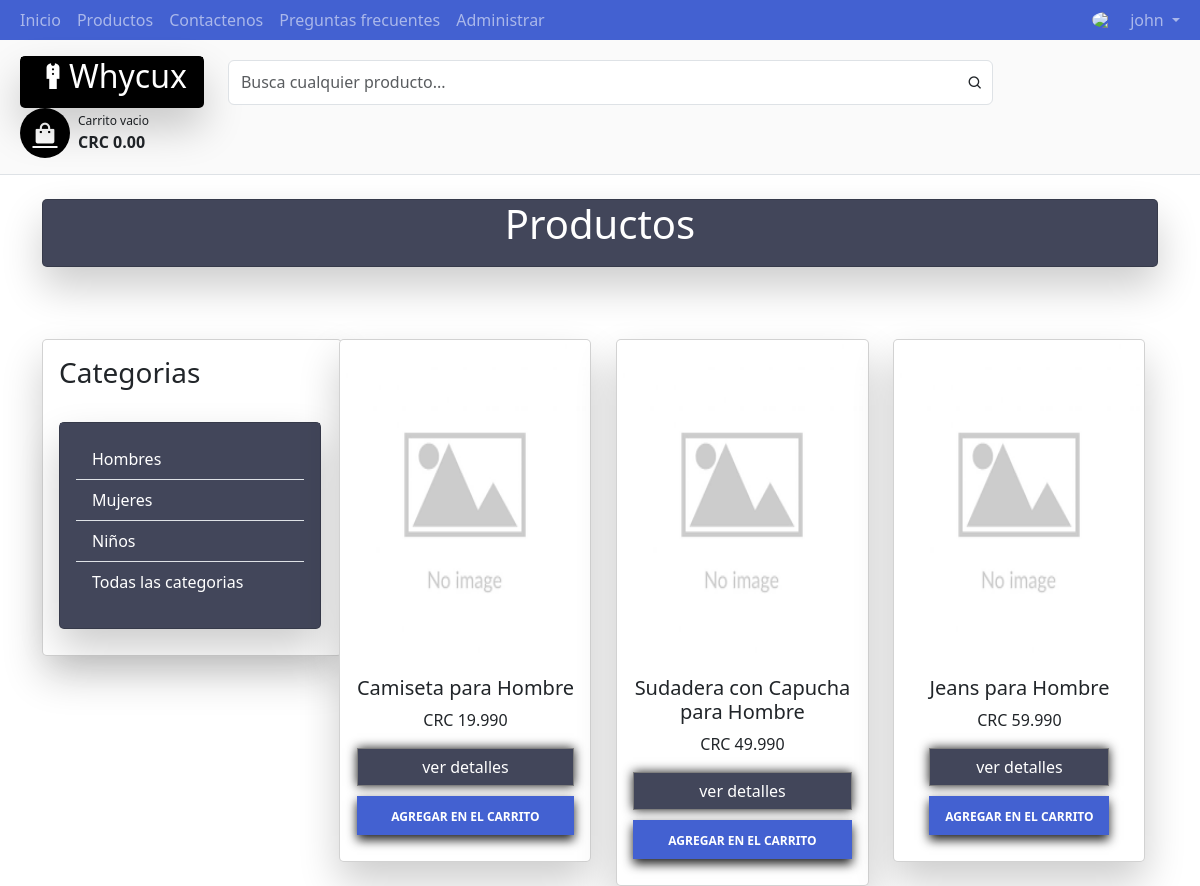
The page /products.php?category_id=1 (signed in) on the database its author committed.
### tables this page shows
CREATE TABLE categories (
    category_id INT(11) NOT NULL AUTO_INCREMENT,
    name VARCHAR(255) NOT NULL,
    PRIMARY KEY (category_id)
);

CREATE TABLE products (
    product_id INT(11) NOT NULL AUTO_INCREMENT,
    name VARCHAR(255) NOT NULL,
    description TEXT,
    price DECIMAL(10, 3) NOT NULL,
    category_id INT(11),
    image VARCHAR(255) DEFAULT 'assets/no_image.png',
    PRIMARY KEY (product_id)
);

### DAL/categories.php (called while the page is built, shortened)
<?php
function getAllCategories()
{
    $connection = Conecta();
    $response = $connection->query("select * from categories");
    return $response;
}
function getProductsByCategory($category_id)
{
    $connection = Conecta();
    $sql = "SELECT * FROM products WHERE category_id = $category_id";
    $response = $connection->query($sql);
    return $response;
}

### components/cardProduct/cardProduct.php (the view, shortened to what this page needs)
<link rel="stylesheet" type="text/css" href="components/cardProduct/card.css">
<link rel="stylesheet" type="text/css" href="components/navbar/navbar.css">
<?php
require_once 'DAL/products.php';
require_once 'DAL/categories.php';
if (!isset($_GET['category_id'])) {
    $products = getAllProducts();
} else {
    $category_id = $_GET['category_id'];
    $products = getProductsByCategory($category_id);
}
$user_id = $_SESSION['user']['user_id'];
$cart = null;
if (!isset($_SESSION['cart'])) {
    $cart = createCart($user_id);
} else {
    $cart = $_SESSION['cart'];
}
$cart_id = $cart['cart_id'];
echo "<div class='container-fluid'>";
echo "<div class='row'>";
if ($products->num_rows > 0) {
    while ($row = $products->fetch_assoc()) {
        echo "<div class='col-md-4'>";
        echo  "  <div class='card mx-auto col-md-3 col-10 mt-5'>";
        echo  "  <img class='mx-auto img-thumbnail' src='{$row['image']}' width='250px' height='auto' style='min-height:320px;' />";
        echo  "  <div class='card-body text-center mx-auto'>";
        echo  "      <div class='cvp'>";
        echo  "          <h5 class='card-title font-weight-bold'>{$row['name']}</h5>";
        echo  "      <p class='card-text'>CRC  {$row['price']}</p>";
        echo  "       <a href='single_product.php?id={$row['product_id']}' data-id='{$row['product_id']}' class='btn details px-auto' style='background-color: #42465A; color: white;'>ver detalles</a><br />";
        echo  "        <button class='btn cart px-auto' data-id='{$row['product_id']}' data-cart_id='$cart_id'>AGREGAR EN EL CARRITO</button>";
        echo  "     </div>";
        echo  "  </div>";
        echo "  </div>";
        echo "</div>";
    }
} else {
    echo "<h1>NO HAY PRODUCTOS</h1>";
}
echo "</div>";
echo "</div>";
?>

### components/categories/categories.php (shortened to what this page needs)
<div class="card" style="min-width: 300px;">
    <div class="card-body">
        <h3 style="text-align: left;">Categorias</h3>
        <br>
        <div class='card' style="background-color: #42465A;min-width: 260px;align-items: center;">
            <div class="card-body" style="background-color: #42465A;min-width: 260px;">
                <article class='card-group-item' style='background-color: #42465A;'>
                    <div class='filter-content' style='background-color: #42465A;'>
                        <div class='list-group list-group-flush' style='background-color: #42465A;'>
                            <?php
                            require_once 'DAL/categories.php';
                            $categories = getAllCategories();
                            if ($categories->num_rows > 0) {
                                while ($row = $categories->fetch_assoc()) {
                                    echo "<a id='categories_links'
                                    style='background-color: #42465A' href='http://localhost/whycux/products.php?category_id={$row['category_id']}' class='list-group-item'
                                    data-category-id='{$row['category_id']}'
                                    >{$row['name']} </a>";
                                }
                                echo "<a id='categories_links'
                                    style='background-color: #42465A' href='http://localhost/whycux/products.php' class='list-group-item'
                                    data-category-id='0'
                                    >Todas las categorias </a>";
                            } else {
                                echo "<h3>No hay categorias</h3>";
                            }
                            ?>
                        </div>
                    </div>
                </article>
            </div>
        </div>
    </div>
</div>

### style.css (style rules this page uses)
body { background-color: rgb(250, 250, 250); }
#categories_links { color: white; }

### components/cardProduct/card.css (style rules this page uses)
.details { border: 1.5px solid grey; color: #212121; width: 100%; height: auto; box-shadow: 0px 0px 10px #212121; }
.cart { background-color: #4361D1; color: white; margin-top: 10px; font-size: 12px; font-weight: 900; width: 100%; height: 39px; padding-top: 9px; box-shadow: 0px 5px 10px #212121; }
.card { width: fit-content; }
.card-body { width: fit-content; }
.btn { border-radius: 0; }
.img-thumbnail { border: none; }
.card { box-shadow: 0 20px 40px rgba(0, 0, 0, .2); border-radius: 5px; padding-bottom: 10px; }

### rows shown on the page
categories: name "Hombres"
categories: name "Mujeres"
categories: name "Niños"
products: image (placeholder picture), name "Camiseta para Hombre", price "19.990"
products: image (placeholder picture), name "Sudadera con Capucha para Hombre", price "49.990"
products: image (placeholder picture), name "Jeans para Hombre", price "59.990"

### other values the page prints
$user['username'] "john"
